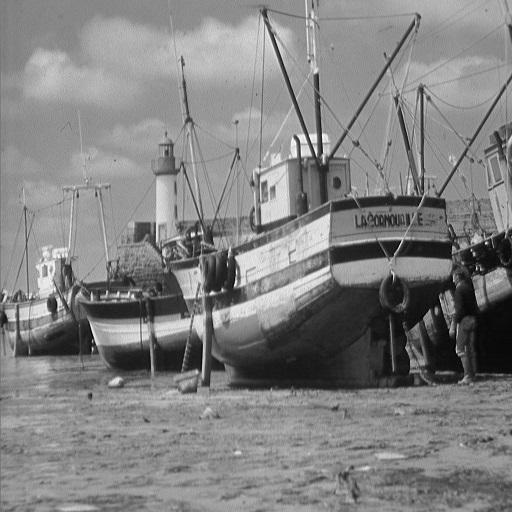
#> input picture Imagenes/boat.jpg, 512 x 512 px
$ python transformada_gamma.py
#> lines starting #> are read from the running program, lines starting #| are printed output that depends on the picture
import matplotlib.pyplot as plt
import numpy as np
import cv2

def transformacionGamma(c, gamma):
    # Esta funcion aplica una transformacion gamma (potencial) a una imagen en
    # escala de grises con el fin de modificar el brillo de la imagen
    # esta funcion estrecha los valores oscura y amplia los valores claros
    # Parametros de entrada: c = constante que al ser igual a 1 permite el
    #                        comportamiento descrito de la función
    #                        gamma = constante que al ser mayor que uno,
    #                        aclara la imagen, al ser igual a 1, la imagen
    #                        se mantiene igual y al encontrarse entre 0 y 1,
    #                        se oscurece la imagen

#> called with c = 1, gamma = 0.7
    A = cv2.imread('../../Imagenes/boat.jpg', cv2.IMREAD_GRAYSCALE)
#> A is the input picture: shape (512, 512); min 0, max 255, mean 129.7
    A = np.double(A)

    m, n = np.shape(A)
#> m = 512; n = 512

    B = np.zeros((m, n))

    B = c * (A ** gamma)
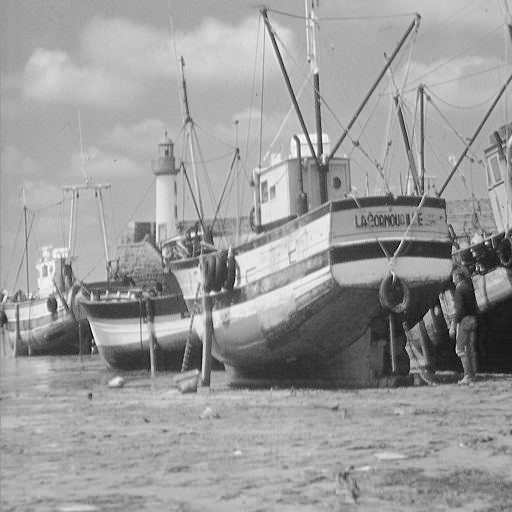
#> B: shape (512, 512) float64; min 0, max 48.37, mean 29.6; drawn with min black and max white

    B = np.uint8(B)
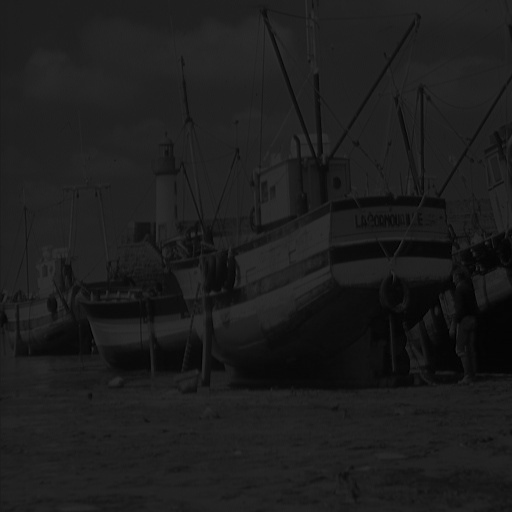
#> B: shape (512, 512); min 0, max 48, mean 29.1
    cv2.imwrite("boat.jpg", B)

    fig, (ax1, ax2) = plt.subplots(1, 2)
    ax1.imshow(A, cmap='gray')
    ax1.set_title('Imagen Original')
    ax2.imshow(B, cmap='gray', vmin=0, vmax=255)
    ax2.set_title('Imagen Modificada')

    plt.show()
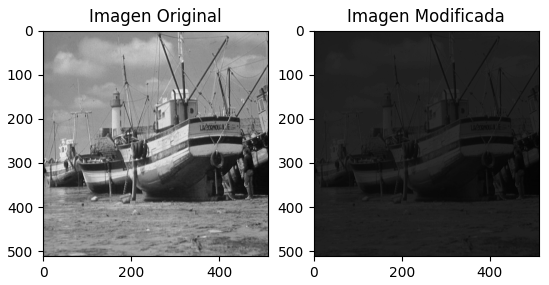
#> figure drawn by matplotlib, 2 panels

    return

# Ejemplo
transformacionGamma(1, 0.7)
